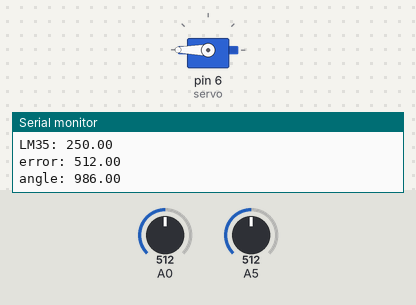
Recording of a sketch running on a simulated Arduino Uno, built with avr-gcc and run on an emulated ATmega328P. Shown: servo, the last lines printed to the serial monitor. Inputs (shaded band) come from the test bench; at power-on: A0 = 512, A5 = 512.

Above: at 1.2 s.
1.3 s: A0 set to 0
At 2.4 s:
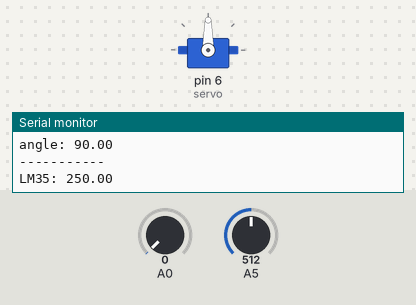
3.3 s: A0 set to 716
At 4.7 s:
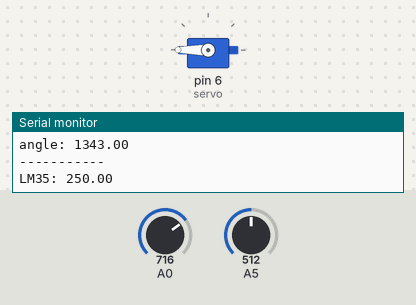
5.5 s: A5 set to 213
7.0 s: A5 set to 197
Timing chart, 0 to 9.5 s (numbered marks = the images above; inputs shaded):
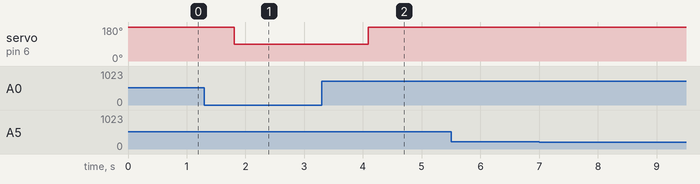

The sketch:

window_controller.ino
```cpp
#include <Servo.h>

#define KP 1.75

Servo servo;
void setup() {
  Serial.begin(1200);
  servo.attach(6);
}

float error ;
float angle;
void loop() {
  error = analogRead(A0);
  angle = error * KP + 90;
  Serial.print("LM35: ");
  Serial.println(analogRead(A5) * 0.48828125);
  Serial.print("error: ");
  Serial.println(error);
  Serial.print("angle: ");
  Serial.println(angle);
  Serial.println("-----------");
  if (angle > 180)
    servo.write(180);
  else
    servo.write(angle);
}
```

Measured:
- after the input at 1.3 s, servo on pin 6 (servo): 180° → 90° after 0.51 s
- after the input at 3.3 s, servo on pin 6 (servo): 90° → 180° after 0.79 s
